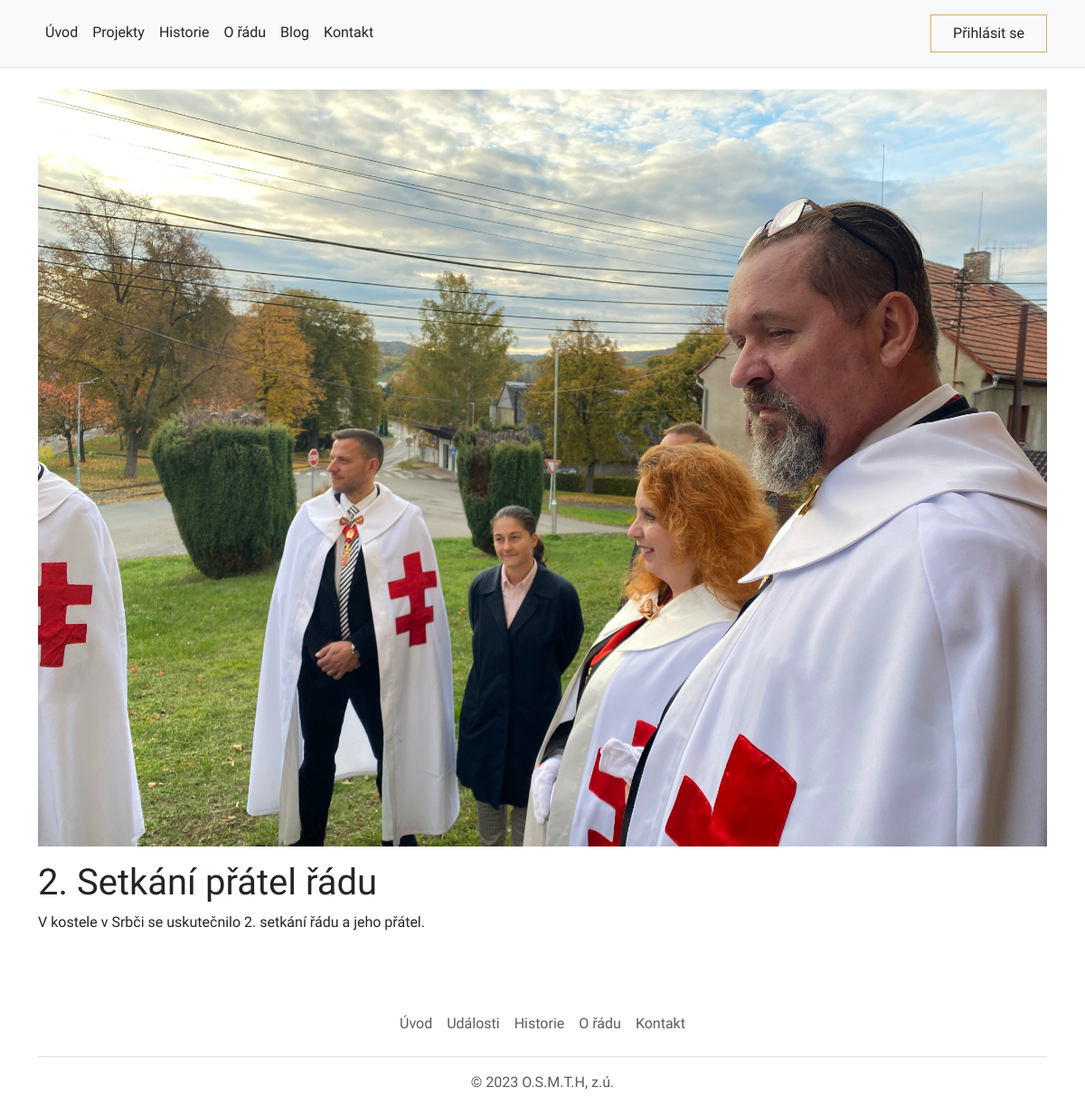
Page /blog/2-setkani-pratel-radu on the committed database.
### web/models.py (models this page shows, shortened)
class Article(models.Model):
    options = (
        ("draft","Draft"),
        ("published","Published"),
    )
    title = models.CharField(max_length=255)
    pub_date = models.DateField(auto_now=True, editable=True, verbose_name="Published date")
    updated = models.DateTimeField(auto_now=True)
    slug = AutoSlugField(populate_from = "title", unique_with="pub_date__month")
    author = models.ForeignKey(User, on_delete=models.CASCADE)
    status = models.CharField(max_length=10, choices=options, default="draft")
    image = models.ImageField(null=True, blank=True, upload_to="images/")
    content = models.TextField()

### web/views.py (the view)
# urls.py: path('blog/<slug:slug>', views.blog_detail_page, name="blog_detail"),
def blog_detail_page(request,slug):
    article = get_object_or_404(Article, slug=slug)
    context = {"article":article}
    return render(request, "blog_detail.html",context)

### templates/blog_detail.html
{% extends 'base.html' %}
{% load static %}
{% block content %}
<div class="container py-4 ">
    <img src="{{ article.image.url }}" class="img-fluid mb-3" alt="...">
    <h1 >{{article.title}}</h1>
    <p>{{article.content}}</p>
</div>
{% endblock content %}

### static/css/custom_style.css (style rules this page uses)
body { font-family: 'Maven Pro', sans-serif; }

### rows in the picture
Article: image (picture), title "2. Setkání přátel řádu", content "V kostele v Srbči se uskutečnilo 2. setkání řádu a jeho přátel."
